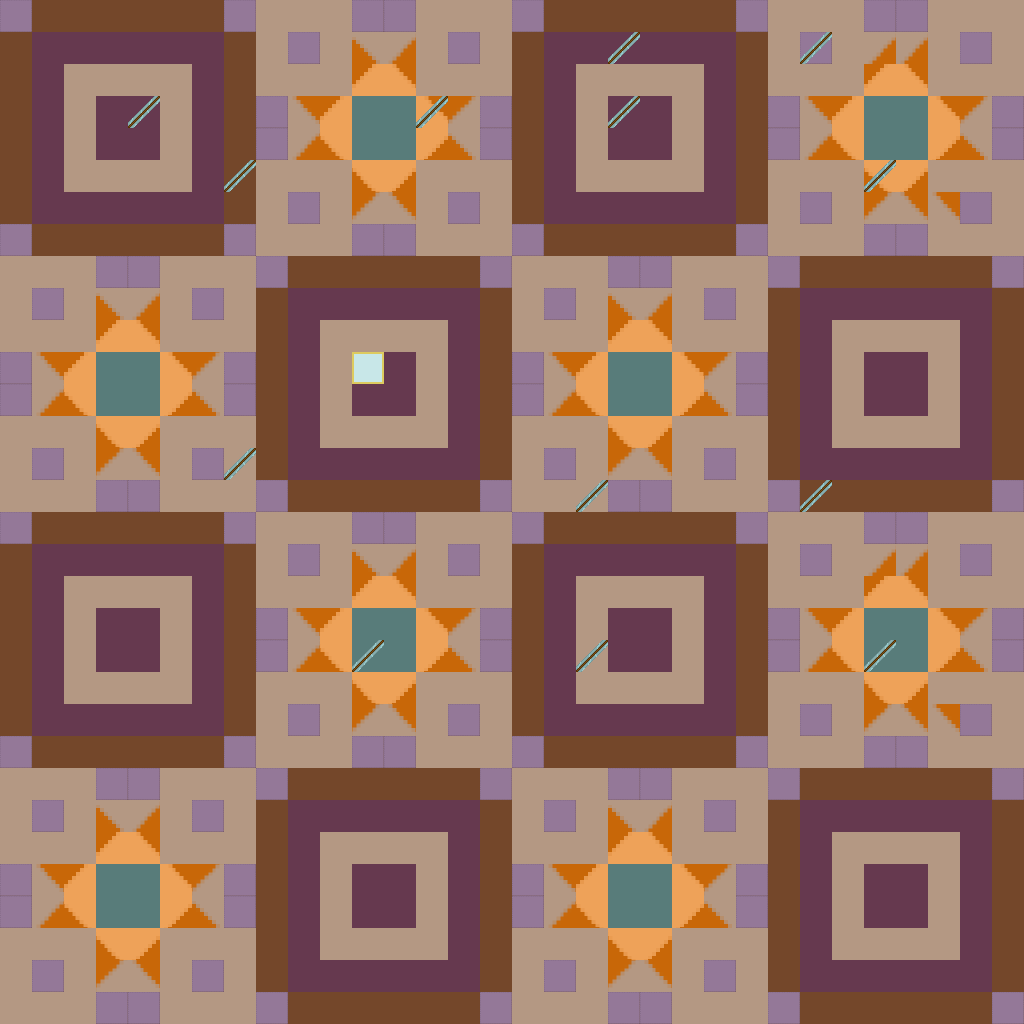

The image is a tile-based game level rendered from a .tmx file. Its description and complete source (layers, tilesets, objects, tile grids) follow:
An orthogonal 32x32 tile map with 32x32 px tiles, 2 tile layers (Tile Layer 1, Tile Layer 2), 2 tilesets.

<map version="1.2" tiledversion="1.2.0" orientation="orthogonal" renderorder="right-down" width="32" height="32" tilewidth="32" tileheight="32" infinite="0" nextlayerid="5" nextobjectid="1">
 <tileset firstgid="1" source="MapTileSet.tsx" />
 <tileset firstgid="17" source="TileSet.tsx" />
 <layer id="1" name="Tile Layer 1" width="32" height="32" locked="1">
  <data encoding="csv">
4,2,2,2,2,2,2,4,5,5,5,4,4,5,5,5,4,2,2,2,2,2,2,4,5,5,5,4,4,5,5,5,
2,3,3,3,3,3,3,2,5,4,5,9,12,5,4,5,2,3,3,3,3,3,3,2,5,4,5,12,12,5,4,5,
2,3,5,5,5,5,3,2,5,5,5,14,15,5,5,5,2,3,5,5,5,5,3,2,5,5,5,14,15,5,5,5,
2,3,5,3,3,5,3,2,4,11,14,7,7,15,10,4,2,3,5,3,3,5,3,2,4,11,14,7,7,15,10,4,
2,3,5,3,3,5,3,2,4,12,13,7,7,16,9,4,2,3,5,3,3,5,3,2,4,12,13,7,7,16,9,4,
2,3,5,5,5,5,3,2,5,5,5,13,16,5,5,5,2,3,5,5,5,5,3,2,5,5,5,13,16,5,5,5,
2,3,3,3,3,3,3,2,5,4,5,10,11,5,4,5,2,3,3,3,3,3,3,2,5,4,5,10,11,11,4,5,
4,2,2,2,2,2,2,4,5,5,5,4,4,5,5,5,4,2,2,2,2,2,2,4,5,5,5,4,4,5,5,5,
5,5,5,4,4,5,5,5,4,2,2,2,2,2,2,4,5,5,5,4,4,5,5,5,4,2,2,2,2,2,2,4,
5,4,5,9,12,5,4,5,2,3,3,3,3,3,3,2,5,4,5,9,12,5,4,5,2,3,3,3,3,3,3,2,
5,5,5,14,15,5,5,5,2,3,5,5,5,5,3,2,5,5,5,14,15,5,5,5,2,3,5,5,5,5,3,2,
4,11,14,7,7,15,10,4,2,3,5,3,3,5,3,2,4,11,14,7,7,15,10,4,2,3,5,3,3,5,3,2,
4,12,13,7,7,16,9,4,2,3,5,3,3,5,3,2,4,12,13,7,7,16,9,4,2,3,5,3,3,5,3,2,
5,5,5,13,16,5,5,5,2,3,5,5,5,5,3,2,5,5,5,13,16,5,5,5,2,3,5,5,5,5,3,2,
5,4,5,10,11,5,4,5,2,3,3,3,3,3,3,2,5,4,5,10,11,5,4,5,2,3,3,3,3,3,3,2,
5,5,5,4,4,5,5,5,4,2,2,2,2,2,2,4,5,5,5,4,4,5,5,5,4,2,2,2,2,2,2,4,
4,2,2,2,2,2,2,4,5,5,5,4,4,5,5,5,4,2,2,2,2,2,2,4,5,5,5,4,4,5,5,5,
2,3,3,3,3,3,3,2,5,4,5,9,12,5,4,5,2,3,3,3,3,3,3,2,5,4,5,12,12,5,4,5,
2,3,5,5,5,5,3,2,5,5,5,14,15,5,5,5,2,3,5,5,5,5,3,2,5,5,5,14,15,5,5,5,
2,3,5,3,3,5,3,2,4,11,14,7,7,15,10,4,2,3,5,3,3,5,3,2,4,11,14,7,7,15,10,4,
2,3,5,3,3,5,3,2,4,12,13,7,7,16,9,4,2,3,5,3,3,5,3,2,4,12,13,7,7,16,9,4,
2,3,5,5,5,5,3,2,5,5,5,13,16,5,5,5,2,3,5,5,5,5,3,2,5,5,5,13,16,5,5,5,
2,3,3,3,3,3,3,2,5,4,5,10,11,5,4,5,2,3,3,3,3,3,3,2,5,4,5,10,11,11,4,5,
4,2,2,2,2,2,2,4,5,5,5,4,4,5,5,5,4,2,2,2,2,2,2,4,5,5,5,4,4,5,5,5,
5,5,5,4,4,5,5,5,4,2,2,2,2,2,2,4,5,5,5,4,4,5,5,5,4,2,2,2,2,2,2,4,
5,4,5,9,12,5,4,5,2,3,3,3,3,3,3,2,5,4,5,9,12,5,4,5,2,3,3,3,3,3,3,2,
5,5,5,14,15,5,5,5,2,3,5,5,5,5,3,2,5,5,5,14,15,5,5,5,2,3,5,5,5,5,3,2,
4,11,14,7,7,15,10,4,2,3,5,3,3,5,3,2,4,11,14,7,7,15,10,4,2,3,5,3,3,5,3,2,
4,12,13,7,7,16,9,4,2,3,5,3,3,5,3,2,4,12,13,7,7,16,9,4,2,3,5,3,3,5,3,2,
5,5,5,13,16,5,5,5,2,3,5,5,5,5,3,2,5,5,5,13,16,5,5,5,2,3,5,5,5,5,3,2,
5,4,5,10,11,5,4,5,2,3,3,3,3,3,3,2,5,4,5,10,11,5,4,5,2,3,3,3,3,3,3,2,
5,5,5,4,4,5,5,5,4,2,2,2,2,2,2,4,5,5,5,4,4,5,5,5,4,2,2,2,2,2,2,4
</data>
 </layer>
 <layer id="4" name="Tile Layer 2" width="32" height="32">
  <data encoding="csv">
0,0,0,0,0,0,0,0,0,0,0,0,0,0,0,0,0,0,0,0,0,0,0,0,0,0,0,0,0,0,0,0,
0,0,0,0,0,0,0,0,0,0,0,0,0,0,0,0,0,0,0,18,0,0,0,0,0,18,0,0,0,0,0,0,
0,0,0,0,0,0,0,0,0,0,0,0,0,0,0,0,0,0,0,0,0,0,0,0,0,0,0,0,0,0,0,0,
0,0,0,0,18,0,0,0,0,0,0,0,0,18,0,0,0,0,0,18,0,0,0,0,0,0,0,0,0,0,0,0,
0,0,0,0,0,0,0,0,0,0,0,0,0,0,0,0,0,0,0,0,0,0,0,0,0,0,0,0,0,0,0,0,
0,0,0,0,0,0,0,18,0,0,0,0,0,0,0,0,0,0,0,0,0,0,0,0,0,0,0,18,0,0,0,0,
0,0,0,0,0,0,0,0,0,0,0,0,0,0,0,0,0,0,0,0,0,0,0,0,0,0,0,0,0,0,0,0,
0,0,0,0,0,0,0,0,0,0,0,0,0,0,0,0,0,0,0,0,0,0,0,0,0,0,0,0,0,0,0,0,
0,0,0,0,0,0,0,0,0,0,0,0,0,0,0,0,0,0,0,0,0,0,0,0,0,0,0,0,0,0,0,0,
0,0,0,0,0,0,0,0,0,0,0,0,0,0,0,0,0,0,0,0,0,0,0,0,0,0,0,0,0,0,0,0,
0,0,0,0,0,0,0,0,0,0,0,0,0,0,0,0,0,0,0,0,0,0,0,0,0,0,0,0,0,0,0,0,
0,0,0,0,0,0,0,0,0,0,0,17,0,0,0,0,0,0,0,0,0,0,0,0,0,0,0,0,0,0,0,0,
0,0,0,0,0,0,0,0,0,0,0,0,0,0,0,0,0,0,0,0,0,0,0,0,0,0,0,0,0,0,0,0,
0,0,0,0,0,0,0,0,0,0,0,0,0,0,0,0,0,0,0,0,0,0,0,0,0,0,0,0,0,0,0,0,
0,0,0,0,0,0,0,18,0,0,0,0,0,0,0,0,0,0,0,0,0,0,0,0,0,0,0,0,0,0,0,0,
0,0,0,0,0,0,0,0,0,0,0,0,0,0,0,0,0,0,18,0,0,0,0,0,0,18,0,0,0,0,0,0,
0,0,0,0,0,0,0,0,0,0,0,0,0,0,0,0,0,0,0,0,0,0,0,0,0,0,0,0,0,0,0,0,
0,0,0,0,0,0,0,0,0,0,0,0,0,0,0,0,0,0,0,0,0,0,0,0,0,0,0,0,0,0,0,0,
0,0,0,0,0,0,0,0,0,0,0,0,0,0,0,0,0,0,0,0,0,0,0,0,0,0,0,0,0,0,0,0,
0,0,0,0,0,0,0,0,0,0,0,0,0,0,0,0,0,0,0,0,0,0,0,0,0,0,0,0,0,0,0,0,
0,0,0,0,0,0,0,0,0,0,0,18,0,0,0,0,0,0,18,0,0,0,0,0,0,0,0,18,0,0,0,0,
0,0,0,0,0,0,0,0,0,0,0,0,0,0,0,0,0,0,0,0,0,0,0,0,0,0,0,0,0,0,0,0,
0,0,0,0,0,0,0,0,0,0,0,0,0,0,0,0,0,0,0,0,0,0,0,0,0,0,0,0,0,0,0,0,
0,0,0,0,0,0,0,0,0,0,0,0,0,0,0,0,0,0,0,0,0,0,0,0,0,0,0,0,0,0,0,0,
0,0,0,0,0,0,0,0,0,0,0,0,0,0,0,0,0,0,0,0,0,0,0,0,0,0,0,0,0,0,0,0,
0,0,0,0,0,0,0,0,0,0,0,0,0,0,0,0,0,0,0,0,0,0,0,0,0,0,0,0,0,0,0,0,
0,0,0,0,0,0,0,0,0,0,0,0,0,0,0,0,0,0,0,0,0,0,0,0,0,0,0,0,0,0,0,0,
0,0,0,0,0,0,0,0,0,0,0,0,0,0,0,0,0,0,0,0,0,0,0,0,0,0,0,0,0,0,0,0,
0,0,0,0,0,0,0,0,0,0,0,0,0,0,0,0,0,0,0,0,0,0,0,0,0,0,0,0,0,0,0,0,
0,0,0,0,0,0,0,0,0,0,0,0,0,0,0,0,0,0,0,0,0,0,0,0,0,0,0,0,0,0,0,0,
0,0,0,0,0,0,0,0,0,0,0,0,0,0,0,0,0,0,0,0,0,0,0,0,0,0,0,0,0,0,0,0,
0,0,0,0,0,0,0,0,0,0,0,0,0,0,0,0,0,0,0,0,0,0,0,0,0,0,0,0,0,0,0,0
</data>
 </layer>
</map>
